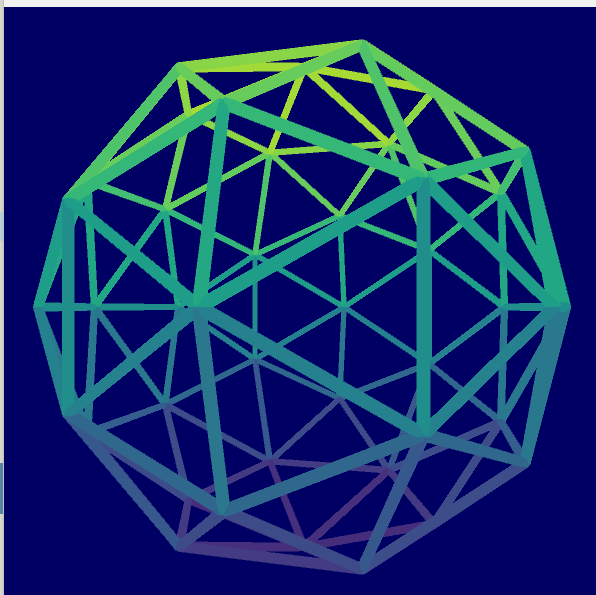

Recreate this plot in Python.
# !pip install trimesh[easy]
# !pip install manifold3D
from functools import partial

import py5
import numpy as np
import trimesh
import shapely
from py5_tools import animated_gif
import matplotlib

cmap = partial(matplotlib.colormaps["viridis_r"], bytes=True) 

def setup():
    global shp, edges
    py5.size(600, 600, py5.P3D)
    ico = trimesh.creation.icosphere(subdivisions=1 , radius=240.0)
    edge_idx = ico.edges_unique          # (30, 2) vertex index pairs
    edges = ico.vertices[edge_idx]    # (30, 2, 3) start and end coordinates
    a, b = edges[0]    

    section = shapely.Point(0, 0).buffer(4, quad_segs=2)
    struts = []
    for a, b in edges:
        edge_len = py5.dist(*a, *b) #n p.linalg.norm(b - a)
        prism = trimesh.creation.extrude_polygon(section, edge_len)
        align_mesh_to_seg(prism, a, b)
        c = cmap((300 + (a[1] + b[1]) / 2) / 600)
        prism.visual.face_colors = np.tile(c, (len(prism.faces), 1))
        prism.visual.edge_colors = np.tile((0,0,0,0), (len(prism.edges), 1))

        struts.append(prism)
    mesh = trimesh.util.concatenate(struts)
    py5.stroke(0)
    
    shp = py5.convert_cached_shape(mesh)
    #animated_gif('out.gif', frame_numbers=range(1, 181, 4), duration=0.1)         
     
def draw():
    py5.background(0, 0, 100)
    py5.translate(py5.width / 2, py5.height / 2)
    py5.rotate_y(py5.radians(py5.frame_count))
    py5.shape(shp)

def align_mesh_to_seg(mesh, a, b):
    seg = b - a
    seg_len = np.linalg.norm(seg)
    d = seg / seg_len  # normalized segment direction
    align_mesh(mesh, d, a)
    
def align_mesh(mesh, d, translate_to=(0, 0, 0)):
    z = np.array([0.0, 0.0, 1.0])  # assuming an "upright" mesh at the origin
    if np.allclose(d, z):          # if d already aligned
        R = np.eye(4)              # then use the identity matrix
    elif np.allclose(d, -z):       # if aligned but pointing the wrong way
        R = trimesh.transformations.rotation_matrix(np.pi, [1, 0, 0])  # then just turn it arround
    else:
        R = trimesh.geometry.align_vectors(z, d)
    mesh.apply_transform(R)     # rotates around mesh origin
    mesh.apply_translation(translate_to)   

py5.run_sketch()
